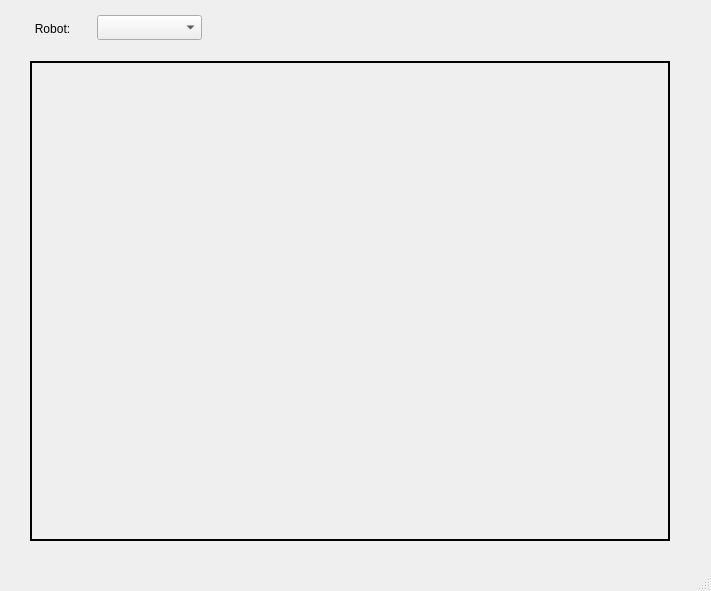
<?xml version="1.0" encoding="UTF-8"?>
<ui version="4.0">
 <class>CameraWindow</class>
 <widget class="QMainWindow" name="CameraWindow">
  <property name="geometry">
   <rect>
    <x>0</x>
    <y>0</y>
    <width>711</width>
    <height>591</height>
   </rect>
  </property>
  <property name="windowTitle">
   <string>CameraWindow</string>
  </property>
  <widget class="QWidget" name="centralwidget">
   <widget class="QComboBox" name="comboBox_robot_n">
    <property name="geometry">
     <rect>
      <x>97</x>
      <y>15</y>
      <width>105</width>
      <height>25</height>
     </rect>
    </property>
   </widget>
   <widget class="QLabel" name="label">
    <property name="geometry">
     <rect>
      <x>21</x>
      <y>20</y>
      <width>63</width>
      <height>17</height>
     </rect>
    </property>
    <property name="text">
     <string>Robot:</string>
    </property>
    <property name="alignment">
     <set>Qt::AlignCenter</set>
    </property>
   </widget>
   <widget class="QLabel" name="label_camera_image">
    <property name="geometry">
     <rect>
      <x>30</x>
      <y>61</y>
      <width>640</width>
      <height>480</height>
     </rect>
    </property>
    <property name="frameShape">
     <enum>QFrame::WinPanel</enum>
    </property>
    <property name="text">
     <string/>
    </property>
   </widget>
  </widget>
  <widget class="QStatusBar" name="statusbar"/>
 </widget>
 <resources/>
 <connections/>
</ui>
